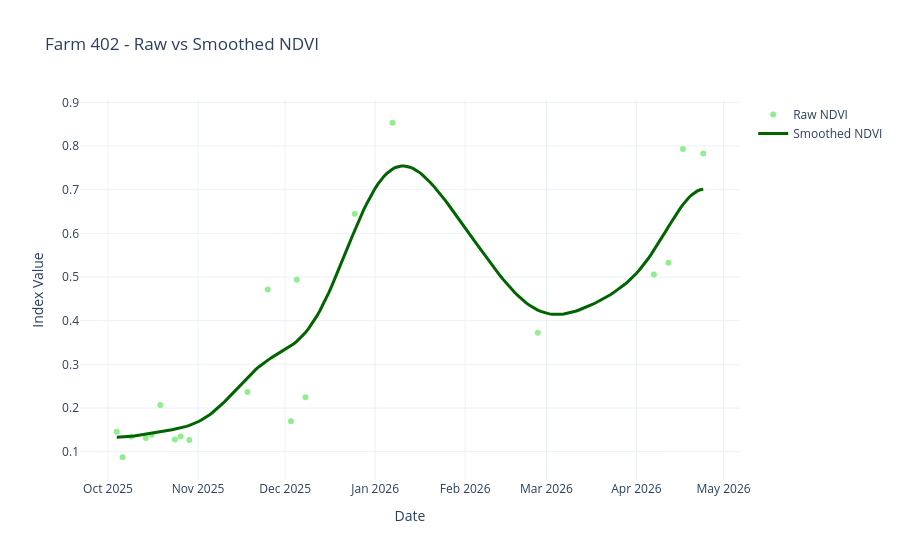

The notebook cell saved with this chart:
### Code cell
# 1. Process everything in one elegant chain
processed_df = (TimeSeriesProcessor(raw_df)
                # .aggregate(frequency='D')
                .smooth_series('NDVI', sigma=10)
                # .smooth_series('NDTI', sigma=10)
                .df) # Extract the final dataframe at the end

# 2. Define your styles (Plotly will plot the raw data as dots, and smoothed as lines)
styles = {
    'NDVI': {'mode': 'markers', 'marker_color': 'lightgreen', 'name': 'Raw NDVI'},
    'NDVI_smoothed': {'mode': 'lines', 'line_color': 'darkgreen', 'line_width': 3, 'name': 'Smoothed NDVI'},
}

# 3. Plot it instantly
plotter = TimeSeriesPlotter(processed_df)
plotter.plot_interactive(
    columns_to_plot=['NDVI', 'NDVI_smoothed'], 
    title="Farm 402 - Raw vs Smoothed NDVI",
    style_dict=styles
)

### Figure 1 — Plotly figure (JSON) as saved in the notebook; plotly's stock layout.template omitted (floating-point values rounded to 4 significant figures; data arrays with more than 128 entries replaced by an {"elided": "..."} marker saying what was removed)
{"data": [{"marker": {"color": "lightgreen"}, "mode": "markers", "name": "Raw NDVI", "type": "scatter", "x": {"elided": "203 str values"}, "y": {"elided": "203 float values"}}, {"line": {"color": "darkgreen", "width": 3}, "mode": "lines", "name": "Smoothed NDVI", "type": "scatter", "x": {"elided": "203 str values"}, "y": {"elided": "203 float values"}}], "layout": {"hovermode": "x unified", "title": {"text": "Farm 402 - Raw vs Smoothed NDVI"}, "xaxis": {"title": {"text": "Date"}}, "yaxis": {"title": {"text": "Index Value"}}}}
